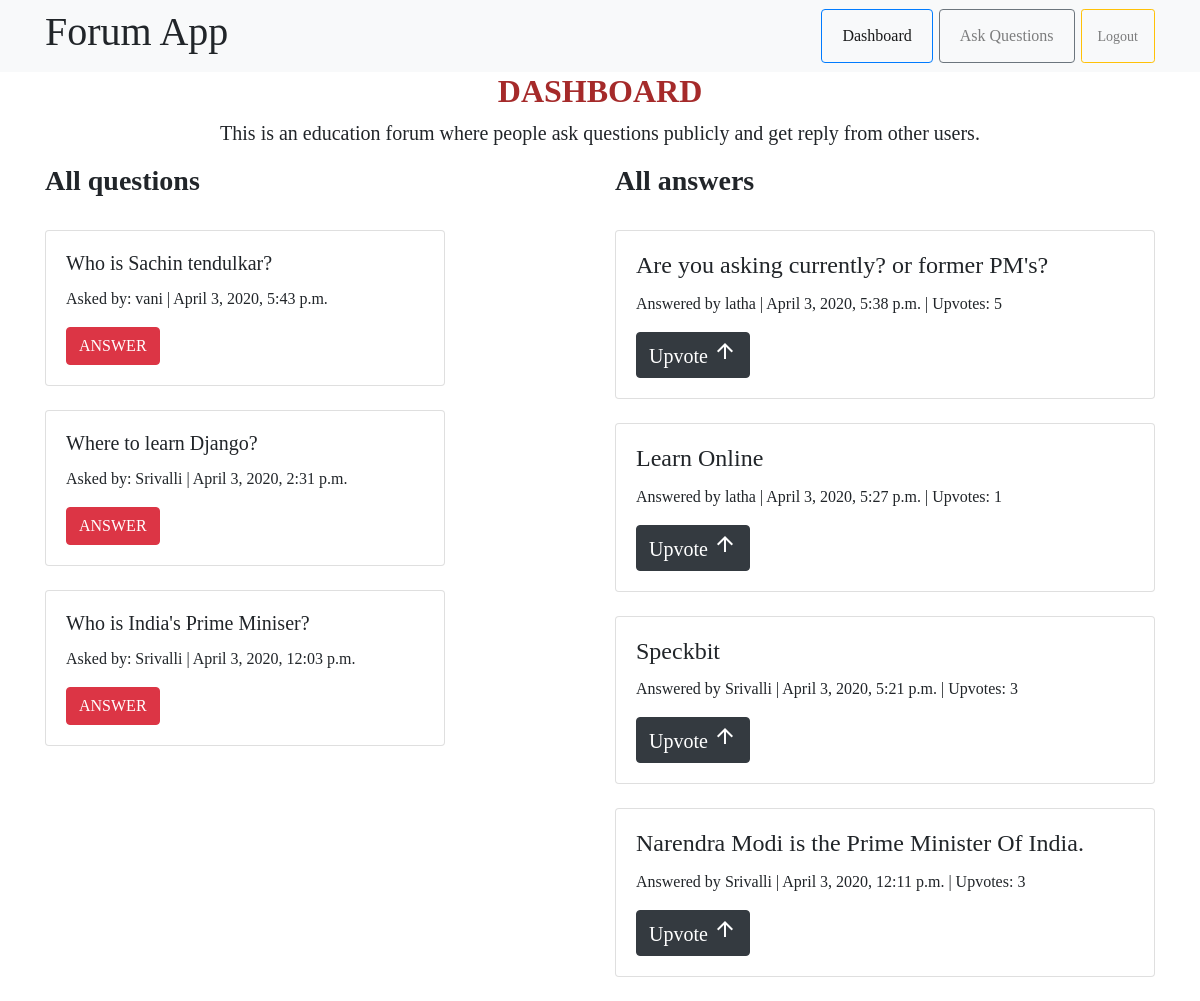
Page /dashboard/ on the earlier database version.
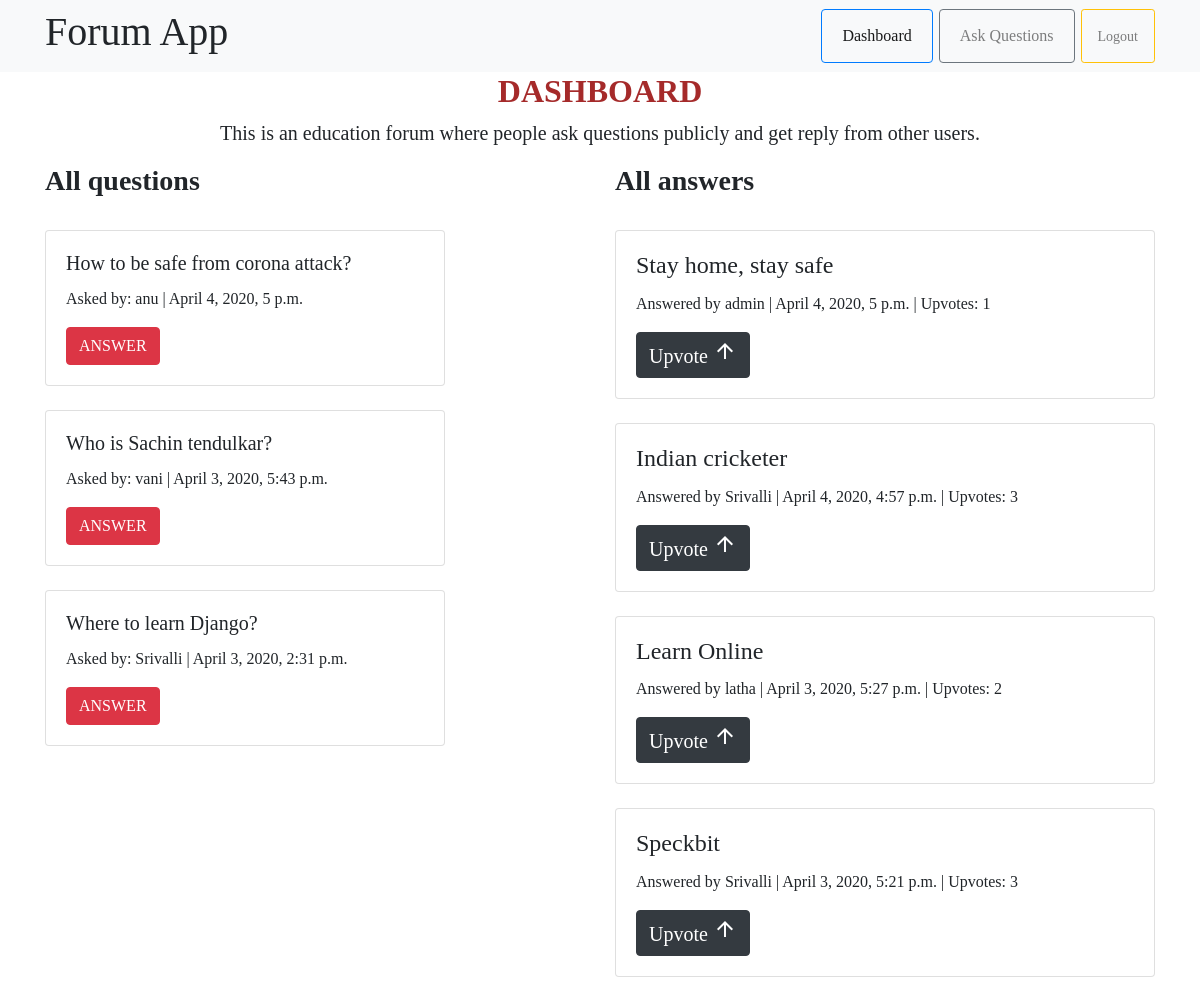
Same page on the later database version.
### quora/models.py (models this page shows, shortened)
class Question(models.Model):
    author= models.ForeignKey(User, on_delete=models.CASCADE)
    question= models.CharField(max_length=300,null=True, blank=True)
    timestamp= models.DateTimeField(auto_now=True,blank=True)

class Answer(models.Model):
	answer = models.CharField(max_length=1000, blank=True)
	timestamp = models.DateTimeField(auto_now_add=True, blank=True)
	question = models.ForeignKey(Question, on_delete=models.CASCADE)
	author = models.ForeignKey(User, on_delete=models.CASCADE)
	upvotes = models.IntegerField(blank=True)

### quora/views.py (the view)
# urls.py: path('dashboard/',dashboard),
def dashboard(request):
    all_questions=Question.objects.all().order_by('-timestamp')
    all_answers=Answer.objects.all().order_by('-timestamp')
    return render(request, "dashboard.html", {"all_questions":all_questions, "all_answers":all_answers})

### quora/templates/dashboard.html (shortened to what this page needs)
{% extends 'base1.html' %}
{% block body %}
<div class="container">
        <h2 style="color: brown; text-align: center; font-weight: bolder;">DASHBOARD</h2>
        <p style="font-size: 20px;text-align: center;">This is an education forum where people ask questions publicly and get reply from other users.</p>
        <div class="row">
        <div class="col-md-6">
            <div class="sub-head">
                <h3 style="font-weight: bold;">All questions</h3>
            </div>
            <br>
            {%for q in all_questions%}
            <div class="card" style="width: 25rem;">
                <div class="card-body">
                    <h5 class="card-title">{{ q.question }}</h5>
                    <p class="card-text">Asked by: {{q.author}} | {{q.timestamp}}</p>
                    <a href="/discussion/{{q.id}}/" class="btn btn-danger">ANSWER</a>
                 </div>
            </div>
            <br>
			{% endfor %}
        </div>
        <div class="col-md-6">
            <div class="sub-head">
                <h3  style="font-weight: bold;">All answers</h3>
            </div>
            <br>
            {% for a in all_answers %}
					<div class="card">
						<div class="card-body">
							<h4 class="card-title">{{ a.answer }}</h4>
							<p class="card-text">Answered by {{ a.author }} | {{ a.timestamp }} | Upvotes: {{ a.upvotes }}</p>
							<a href="/upvote/{{a.id}}/" class="btn btn-dark" style="font-size: 20px;">Upvote
                                <i class="material-icons ">arrow_upward</i></a>
						</div>
					</div><br>
				{% endfor %}
			</div>
        </div>
    </div>
{% endblock %}

### quora/templates/base1.html (shortened to what this page needs)
<!DOCTYPE html>
<html lang="en">
	<head>
        <link rel="stylesheet" href="https://stackpath.bootstrapcdn.com/bootstrap/4.4.1/css/bootstrap.min.css">
	</head>
	<body>
		<nav class="navbar navbar-expand-lg navbar-light bg-light">
			<div class="container">
				<h1><a>Forum App</a></h1>
				<div class="collapse navbar-collapse" id="navbarNavAltMarkup">
					<div class="navbar-nav ml-auto">
						<button class="btn btn-outline-primary" style="margin-right: 6px;"><a class="nav-item nav-link active" href="/dashboard/">Dashboard</a></button>
						<button class="btn btn-outline-secondary" style="margin-right: 6px;"><a class="nav-item nav-link" href="/questions/">Ask Questions</a></button>
                            <button class="btn btn-sm btn-outline-warning"><a class="nav-item nav-link" href="/signout/">Logout</a></button>
					</div>
				</div>
			</div>
		</nav>
		{% block body %}
		{% endblock %}
	</body>
</html>

### quora/templates/base1.html (style rules this page uses)
body { font-family:Georgia; }

Differences in the rows shown:
removed Question: question "Who is India's Prime Miniser?", author "Srivalli", timestamp "April 3, 2020, 12:03 p.m."
removed Answer: answer "Are you asking currently? or former PM's?", author "latha", timestamp "April 3, 2020, 5:38 p.m.", upvotes "5"
removed Answer: answer "Narendra Modi is the Prime Minister Of India.", author "Srivalli", timestamp "April 3, 2020, 12:11 p.m.", upvotes "3"
added Question: question "How to be safe from corona attack?", author "anu", timestamp "April 4, 2020, 5 p.m."
added Answer: answer "Stay home, stay safe", author "admin", timestamp "April 4, 2020, 5 p.m.", upvotes "1"
added Answer: answer "Indian cricketer", author "Srivalli", timestamp "April 4, 2020, 4:57 p.m.", upvotes "3"
changed Answer "Learn Online": upvotes "1" → "2"
